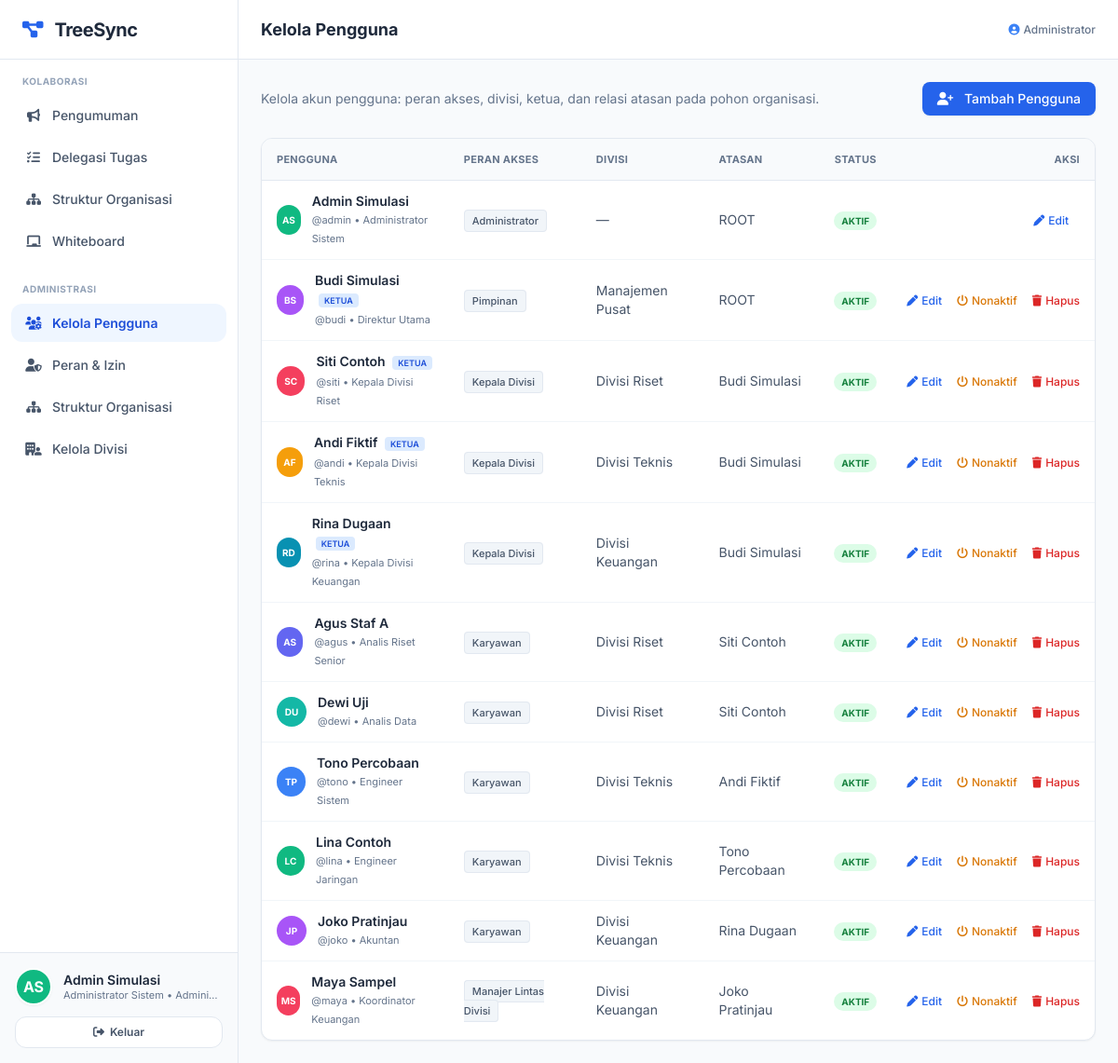
The page /admin/pengguna (signed in) on the database its author committed.
### tables this page shows
CREATE TABLE IF NOT EXISTS users (
  id            INT UNSIGNED AUTO_INCREMENT PRIMARY KEY,
  username      VARCHAR(50)  NOT NULL UNIQUE,
  email         VARCHAR(120) NOT NULL UNIQUE,
  password_hash VARCHAR(255) NOT NULL,
  nama          VARCHAR(100) NOT NULL,
  jabatan       VARCHAR(100) NOT NULL,
  role_id       INT UNSIGNED NOT NULL,
  division_id   INT UNSIGNED NULL,
  parent_id     INT UNSIGNED NULL,
  is_ketua      TINYINT(1)   NOT NULL DEFAULT 0,
  is_active     TINYINT(1)   NOT NULL DEFAULT 1,
  created_at    TIMESTAMP DEFAULT CURRENT_TIMESTAMP,
  updated_at    TIMESTAMP DEFAULT CURRENT_TIMESTAMP ON UPDATE CURRENT_TIMESTAMP,
  FOREIGN KEY (role_id)     REFERENCES roles(id),
  FOREIGN KEY (division_id) REFERENCES divisions(id) ON DELETE SET NULL,
  FOREIGN KEY (parent_id)   REFERENCES users(id) ON DELETE SET NULL,
  INDEX idx_users_parent (parent_id),
  INDEX idx_users_division (division_id)
);

CREATE TABLE IF NOT EXISTS roles (
  id          INT UNSIGNED AUTO_INCREMENT PRIMARY KEY,
  nama        VARCHAR(60)  NOT NULL UNIQUE,
  slug        VARCHAR(60)  NOT NULL UNIQUE,
  deskripsi   VARCHAR(255) NOT NULL DEFAULT '',
  is_system   TINYINT(1)   NOT NULL DEFAULT 0,   
  created_at  TIMESTAMP DEFAULT CURRENT_TIMESTAMP
);

CREATE TABLE IF NOT EXISTS divisions (
  id          INT UNSIGNED AUTO_INCREMENT PRIMARY KEY,
  nama        VARCHAR(100) NOT NULL,
  kode        VARCHAR(20)  NOT NULL UNIQUE,
  created_at  TIMESTAMP DEFAULT CURRENT_TIMESTAMP
);

### views/admin/users.php (the view, shortened to what the rows shown need)
<div class="flex justify-between items-center mb-6">
    <p class="text-slate-500 text-sm">Kelola akun pengguna: peran akses, divisi, ketua, dan relasi atasan pada pohon organisasi.</p>
    <button onclick="showUserModal()" class="bg-blue-600 hover:bg-blue-700 text-white px-4 py-2 rounded-lg text-sm font-medium transition shadow-sm">
        <i class="fa-solid fa-user-plus mr-2"></i> Tambah Pengguna
    </button>
</div>
<div class="bg-white rounded-xl shadow-sm border border-slate-200 overflow-x-auto">
<table class="w-full text-sm">
    <thead class="bg-slate-50 border-b border-slate-200 text-slate-500 text-[11px] uppercase tracking-wide">
        <tr>
            <th class="px-4 py-3 text-left">Pengguna</th>
            <th class="px-4 py-3 text-left">Peran Akses</th>
            <th class="px-4 py-3 text-left">Divisi</th>
            <th class="px-4 py-3 text-left">Atasan</th>
            <th class="px-4 py-3 text-center">Status</th>
            <th class="px-4 py-3 text-right">Aksi</th>
        </tr>
    </thead>
    <tbody class="divide-y divide-slate-100">
    <?php foreach ($users as $u): ?>
        <tr class="hover:bg-slate-50">
            <td class="px-4 py-3">
                <div class="flex items-center gap-3">
                    <div class="w-8 h-8 rounded-full flex items-center justify-center font-bold text-white text-[10px] <?= avatar_color((int)$u['id']) ?>"><?= e(initials($u['nama'])) ?></div>
                    <div>
                        <p class="font-semibold text-slate-800"><?= e($u['nama']) ?> <?= (int)$u['is_ketua'] ? '<span class="text-[9px] bg-blue-100 text-blue-700 px-1.5 py-0.5 rounded ml-1">KETUA</span>' : '' ?></p>
                        <p class="text-[11px] text-slate-500">@<?= e($u['username']) ?> • <?= e($u['jabatan']) ?></p>
                    </div>
                </div>
            </td>
            <td class="px-4 py-3"><span class="text-[11px] bg-slate-100 border border-slate-200 px-2 py-1 rounded font-medium text-slate-600"><?= e($u['role_nama']) ?></span></td>
            <td class="px-4 py-3 text-slate-600"><?= e($u['divisi_nama'] ?? '—') ?></td>
            <td class="px-4 py-3 text-slate-600"><?= e($u['parent_nama'] ?? 'ROOT') ?></td>
            <td class="px-4 py-3 text-center">
                <span class="text-[10px] font-bold px-2 py-1 rounded-full <?= (int)$u['is_active'] ? 'bg-green-100 text-green-700' : 'bg-red-100 text-red-700' ?>"><?= (int)$u['is_active'] ? 'AKTIF' : 'NONAKTIF' ?></span>
            </td>
            <td class="px-4 py-3 text-right whitespace-nowrap">
                <button onclick='showUserModal(<?= json_encode([
                    'id' => (int)$u['id'], 'nama' => $u['nama'], 'username' => $u['username'], 'email' => $u['email'],
                    'jabatan' => $u['jabatan'], 'role_id' => (int)$u['role_id'],
                    'division_id' => (int)($u['division_id'] ?? 0), 'parent_id' => (int)($u['parent_id'] ?? 0),
                    'is_ketua' => (int)$u['is_ketua'], 'is_active' => (int)$u['is_active'],
                ], JSON_HEX_APOS | JSON_HEX_QUOT) ?>)' class="text-blue-600 hover:text-blue-800 text-xs font-medium mr-3"><i class="fa-solid fa-pen mr-1"></i>Edit</button>
                <?php if ((int)$u['id'] !== (int)$me['id']): ?>
                <form method="post" action="<?= base_url('/admin/pengguna/' . (int)$u['id'] . '/toggle') ?>" class="inline" onsubmit="return confirm('Ubah status aktif akun ini?')">
                    <button class="text-amber-600 hover:text-amber-800 text-xs font-medium mr-3"><i class="fa-solid fa-power-off mr-1"></i><?= (int)$u['is_active'] ? 'Nonaktif' : 'Aktifkan' ?></button>
                </form>
                <form method="post" action="<?= base_url('/admin/pengguna/' . (int)$u['id'] . '/delete') ?>" class="inline" onsubmit="return confirm('Hapus permanen pengguna ini?')">
                    <button class="text-red-600 hover:text-red-800 text-xs font-medium"><i class="fa-solid fa-trash mr-1"></i>Hapus</button>
                </form>
                <?php endif; ?>
            </td>
        </tr>
    <?php endforeach; ?>
    </tbody>
</table>
</div>

### public/index.php (shortened to what the rows shown need)
<?php
require dirname(__DIR__) . '/app/config.php';
require_once dirname(__DIR__) . '/app/controllers/admin.php';
$uri  = parse_url($_SERVER['REQUEST_URI'], PHP_URL_PATH);
$uri    = '/' . trim($uri, '/');
$method = $_SERVER['REQUEST_METHOD'];
foreach ($routes as [$routeMethod, $pattern, $handler]) {
    if ($routeMethod !== $method) continue;
    $regex = '#^' . str_replace('{id}', '(\d+)', $pattern) . '$#';
    if (preg_match($regex, $uri, $m)) {
        array_shift($m);
        call_user_func_array($handler, array_map('intval', $m));
        return;
    }
}

### views/layout/header.php (shortened to what the rows shown need)
<!DOCTYPE html>
<html lang="id">
<head>
<script src="https://cdn.tailwindcss.com"></script>
<link rel="stylesheet" href="https://cdnjs.cloudflare.com/ajax/libs/font-awesome/6.4.0/css/all.min.css">
</head>
<body class="bg-slate-50 h-screen overflow-hidden flex text-slate-800">
<aside id="app-sidebar" class="fixed inset-y-0 left-0 z-50 w-72 bg-white border-r border-slate-200 flex flex-col h-full flex-shrink-0 transform -translate-x-full md:translate-x-0 md:static md:w-64 transition-transform duration-300 ease-in-out shadow-2xl md:shadow-none">
    <div class="h-16 flex items-center justify-between px-6 border-b border-slate-200">
        <a href="<?= base_url('/pengumuman') ?>" class="flex items-center">
            <i class="fa-solid fa-diagram-project text-blue-600 text-xl mr-3"></i>
            <span class="text-xl font-bold text-slate-800 tracking-tight">TreeSync</span>
        </a>
    </div>
    <nav class="flex-1 overflow-y-auto py-4">
        <p class="text-[10px] font-bold text-slate-400 px-6 mb-2 uppercase tracking-wider">Kolaborasi</p>
        <ul class="space-y-1 px-3">
            <li><a href="<?= base_url('/pengumuman') ?>" id="btn-pengumuman" class="nav-link <?= ($active ?? '') === 'pengumuman' ? 'active' : '' ?>"><i class="fa-solid fa-bullhorn w-6 text-center mr-2"></i> Pengumuman</a></li>
            <li><a href="<?= base_url('/tugas') ?>" id="btn-tugas" class="nav-link <?= ($active ?? '') === 'tugas' ? 'active' : '' ?>"><i class="fa-solid fa-list-check w-6 text-center mr-2"></i> Delegasi Tugas</a></li>
            <li><a href="<?= base_url('/struktur') ?>" id="btn-struktur" class="nav-link <?= ($active ?? '') === 'struktur' ? 'active' : '' ?>"><i class="fa-solid fa-sitemap w-6 text-center mr-2"></i> Struktur Organisasi</a></li>
            <li><a href="<?= base_url('/whiteboard') ?>" id="btn-whiteboard" class="nav-link <?= ($active ?? '') === 'whiteboard' ? 'active' : '' ?>"><i class="fa-solid fa-chalkboard w-6 text-center mr-2"></i> Whiteboard</a></li>
        </ul>
        <?php if (can(PERM['USERS_MANAGE']) || can(PERM['ROLES_MANAGE']) || can(PERM['DIVISIONS_MANAGE'])): ?>
        <p class="text-[10px] font-bold text-slate-400 px-6 mt-6 mb-2 uppercase tracking-wider">Administrasi</p>
        <ul class="space-y-1 px-3">
            <?php if (can(PERM['USERS_MANAGE'])): ?>
            <li><a href="<?= base_url('/admin/pengguna') ?>" class="nav-link <?= ($active ?? '') === 'admin-pengguna' ? 'active' : '' ?>"><i class="fa-solid fa-users-gear w-6 text-center mr-2"></i> Kelola Pengguna</a></li>
            <?php endif; ?>
            <?php if (can(PERM['ROLES_MANAGE'])): ?>
            <li><a href="<?= base_url('/admin/peran') ?>" class="nav-link <?= ($active ?? '') === 'admin-peran' ? 'active' : '' ?>"><i class="fa-solid fa-user-shield w-6 text-center mr-2"></i> Peran &amp; Izin</a></li>
            <?php endif; ?>
            <?php if (can(PERM['ORG_MANAGE'])): ?>
            <li><a href="<?= base_url('/admin/struktur') ?>" class="nav-link <?= ($active ?? '') === 'admin-struktur' ? 'active' : '' ?>"><i class="fa-solid fa-sitemap w-6 text-center mr-2"></i> Struktur Organisasi</a></li>
            <?php endif; ?>
            <?php if (can(PERM['DIVISIONS_MANAGE'])): ?>
            <li><a href="<?= base_url('/admin/divisi') ?>" class="nav-link <?= ($active ?? '') === 'admin-divisi' ? 'active' : '' ?>"><i class="fa-solid fa-building-user w-6 text-center mr-2"></i> Kelola Divisi</a></li>
            <?php endif; ?>
        </ul>
        <?php endif; ?>
    </nav>
    <div class="p-4 border-t border-slate-200 bg-slate-50">
        <div class="flex items-center">
            <div class="w-10 h-10 rounded-full flex items-center justify-center font-bold text-white border-2 border-white shadow-sm flex-shrink-0 <?= avatar_color((int)$user['id']) ?>"><?= e(initials($user['nama'])) ?></div>
            <div class="ml-3 flex-1 min-w-0">
                <p class="text-sm font-semibold text-slate-800 truncate"><?= e($user['nama']) ?></p>
                <p class="text-[11px] text-slate-500 leading-tight truncate"><?= e($user['jabatan']) ?> &bull; <?= e($user['role_nama']) ?></p>
            </div>
        </div>
        <form method="post" action="<?= base_url('/logout') ?>" class="mt-3">
            <button class="w-full text-xs font-semibold text-slate-600 hover:text-red-600 bg-white border border-slate-200 hover:border-red-200 rounded-xl py-2 transition shadow-xs flex items-center justify-center gap-1.5">
                <i class="fa-solid fa-right-from-bracket"></i> Keluar
            </button>
        </form>
    </div>
</aside>
<main class="flex-1 flex flex-col h-full overflow-hidden">
    <header class="h-16 bg-white border-b border-slate-200 flex items-center justify-between px-4 sm:px-6 flex-shrink-0 z-10">
        <div class="flex items-center min-w-0">
            <h1 class="text-sm sm:text-base md:text-lg font-bold text-slate-800 truncate"><?= e($title) ?></h1>
        </div>
        <div class="flex items-center gap-2 text-xs text-slate-500 flex-shrink-0">
            <span class="hidden md:inline font-medium"><i class="fa-solid fa-circle-user mr-1 text-blue-500"></i><?= e($user['role_nama']) ?><?= $user['divisi_nama'] ? ' &bull; ' . e($user['divisi_nama']) : '' ?></span>
        </div>
    </header>
    <div class="flex-1 overflow-auto p-3.5 sm:p-6 pb-20 md:pb-6 relative bg-slate-50">

### rows shown on the page
users: nama "AS", nama "Admin Simulasi", jabatan "Administrator Sistem", role.nama "Admini…", role.nama "Administrator", username "admin", divisi_nama "—", parent_nama "ROOT", is_active "AKTIF"
users: nama "BS", nama "Budi Simulasi", is_ketua "KETUA", username "budi", jabatan "Direktur Utama", role.nama "Pimpinan", division.nama "Manajemen Pusat", parent_nama "ROOT", is_active "AKTIF"
users: nama "SC", nama "Siti Contoh", is_ketua "KETUA", username "siti", jabatan "Kepala Divisi Riset", role.nama "Kepala Divisi", division.nama "Divisi Riset", parent.nama "Budi Simulasi", is_active "AKTIF"
users: nama "AF", nama "Andi Fiktif", is_ketua "KETUA", username "andi", jabatan "Kepala Divisi Teknis", role.nama "Kepala Divisi", division.nama "Divisi Teknis", parent.nama "Budi Simulasi", is_active "AKTIF"
users: nama "RD", nama "Rina Dugaan", is_ketua "KETUA", username "rina", jabatan "Kepala Divisi Keuangan", role.nama "Kepala Divisi", division.nama "Divisi Keuangan", parent.nama "Budi Simulasi", is_active "AKTIF"
users: nama "AS", nama "Agus Staf A", username "agus", jabatan "Analis Riset Senior", role.nama "Karyawan", division.nama "Divisi Riset", parent.nama "Siti Contoh", is_active "AKTIF"
users: nama "DU", nama "Dewi Uji", username "dewi", jabatan "Analis Data", role.nama "Karyawan", division.nama "Divisi Riset", parent.nama "Siti Contoh", is_active "AKTIF"
users: nama "TP", nama "Tono Percobaan", username "tono", jabatan "Engineer Sistem", role.nama "Karyawan", division.nama "Divisi Teknis", parent.nama "Andi Fiktif", is_active "AKTIF"
users: nama "LC", nama "Lina Contoh", username "lina", jabatan "Engineer Jaringan", role.nama "Karyawan", division.nama "Divisi Teknis", parent.nama "Tono Percobaan", is_active "AKTIF"
users: nama "JP", nama "Joko Pratinjau", username "joko", jabatan "Akuntan", role.nama "Karyawan", division.nama "Divisi Keuangan", parent.nama "Rina Dugaan", is_active "AKTIF"
users: nama "MS", nama "Maya Sampel", username "maya", jabatan "Koordinator Keuangan", role.nama "Manajer Lintas Divisi", division.nama "Divisi Keuangan", parent.nama "Joko Pratinjau", is_active "AKTIF"
